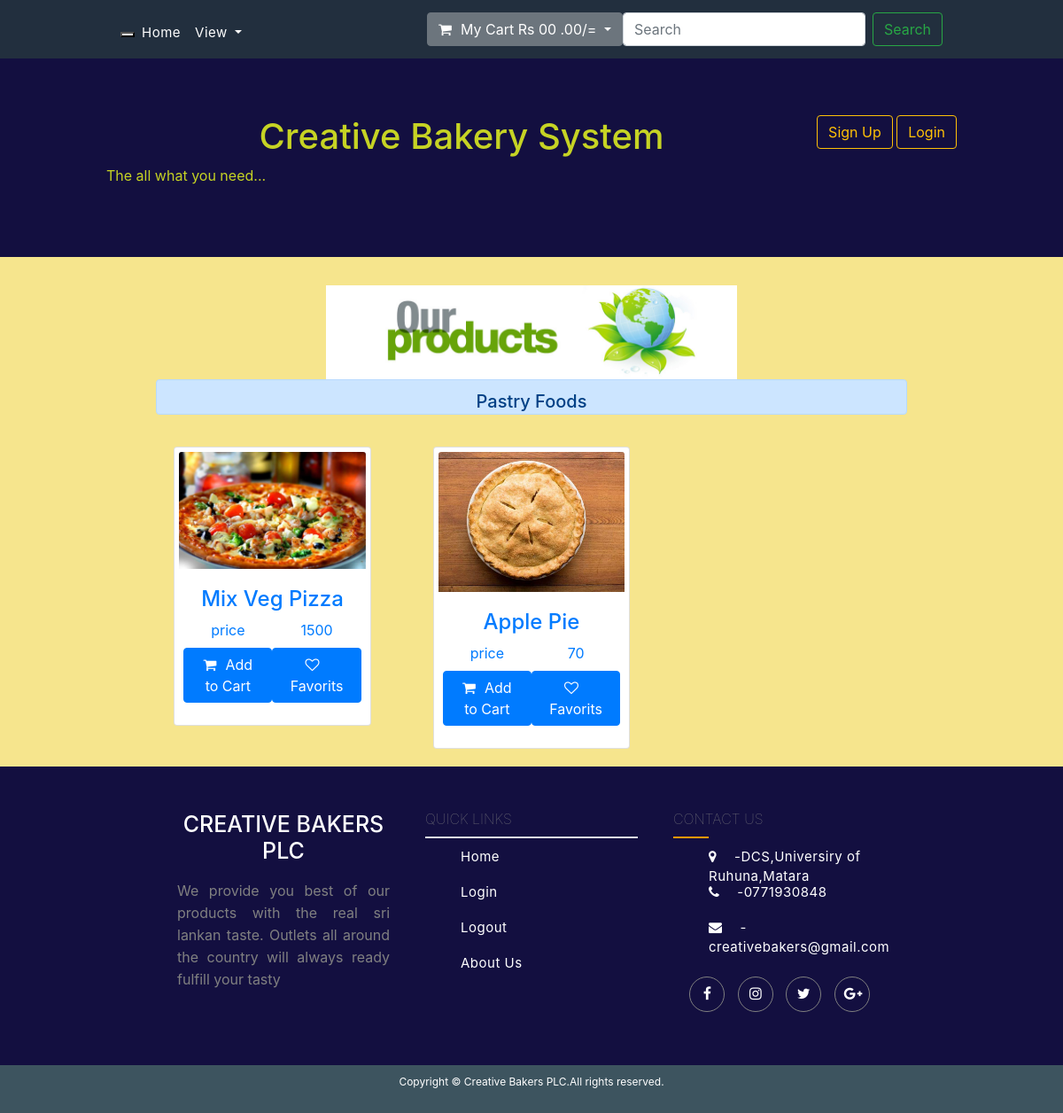
The page /product_category.php?cid=3 on the database its author committed.
### tables this page shows
CREATE TABLE `category` (
  `id` int(11) NOT NULL,
  `category_name` varchar(255) NOT NULL,
  `category_description` varchar(535) NOT NULL,
  `creation_date` timestamp NOT NULL DEFAULT current_timestamp(),
  `update_date` timestamp NULL DEFAULT NULL
);

CREATE TABLE `products` (
  `id` int(11) NOT NULL,
  `category_id` int(11) NOT NULL,
  `product_name` varchar(255) NOT NULL,
  `product_price` float NOT NULL,
  `product_quantity` int(11) NOT NULL,
  `product_description` varchar(535) NOT NULL,
  `product_image` longtext NOT NULL,
  `product_availability` tinyint(1) NOT NULL,
  `discount` float DEFAULT NULL,
  `post_date` timestamp NOT NULL DEFAULT current_timestamp(),
  `update_date` timestamp NULL DEFAULT NULL
);

### product_category.php (the view, shortened to what this page needs)
<?php
    include('top_header.php');
    include('header.php');
?>
<center>
    <div class="container-fluid " >
      <div class="col-md-9">
        <div class=" col-md-7   col-sm-12">
              <img src="images\our-products.jpg" alt="" width="100%" height="100%">
        </div>
               <div class="alert alert-primary" role="alert" style="height:40px">
               <h5 class="">
               <?php
               $cid = intval($_GET['cid']);
               $sql="SELECT * FROM `category` WHERE `id`=$cid ";
               $res = mysqli_query($conn,$sql);
                $rowc= mysqli_fetch_assoc($res);
               echo $rowc['category_name'];?><h5>
</div>
    <div class="row" align="center">
      <?php
          $sql = "SELECT * FROM `products` WHERE `category_id` = $cid";
          $res=mysqli_query($conn,$sql);
        while($row = mysqli_fetch_assoc($res)){  ?>
    <div class="col-md-4 sm-12">
      <div class="card btn " id="product" style="margin:20px; padding:5px;">
      <a href="product_details.php?pid=<?php echo "".$row['id']; ?>" >  <img src="upload \<?php echo "".$row['product_image']; ?>" class="card-img-top" alt="..."></a>
          <div class="card-body">
            <h4><a  style="text-decoration:none" href="product_details.php?pid=<?php echo "".$row['id']; ?>" ><?php echo "".$row['product_name']; ?></a></h4>
            <div class="row">
                <label class="col-6" ><a  style="text-decoration:none" href="product_details.php?pid=<?php echo "".$row['id']; ?>" ><span class="
                  color: #fff;
                  text-decoration: none;">price</span></a></label>
                <label class="col-6"><a style="text-decoration:none" href="product_details.php"><?php echo "".$row['product_price']; ?></a></label>
            </div>
            <div class="row">
               <a style="width:50%" href="product.php?page=product&action=add&id=<?php echo $row['id']; ?>" class="lnk btn btn-primary" type="submit"><i class="icon fa fa-shopping-cart" style="margin-right:10px;"></i>Add to Cart</a>
              <a style="width:50%"  href="product.php?page=product&action=fav&id=<?php echo $row['id']; ?>" class="lnk btn btn-primary" type="submit"><i class="icon fa fa-heart-o" style="margin-right:10px;"></i>Favorits</a>
            </div>
           </div>
      </div>
</div>
    <?php } ?>
</div>
</div>
</div>
</center>
<?php
    include("footer.php");
?>

### style.css (style rules this page uses)
body { background-color:#f6e58d; }

### rows shown on the page
category: category_name "Pastry Foods"
products: product_image (picture), product_name "Mix Veg Pizza", product_price "1500"
products: product_image (picture), product_name "Apple Pie", product_price "70"
